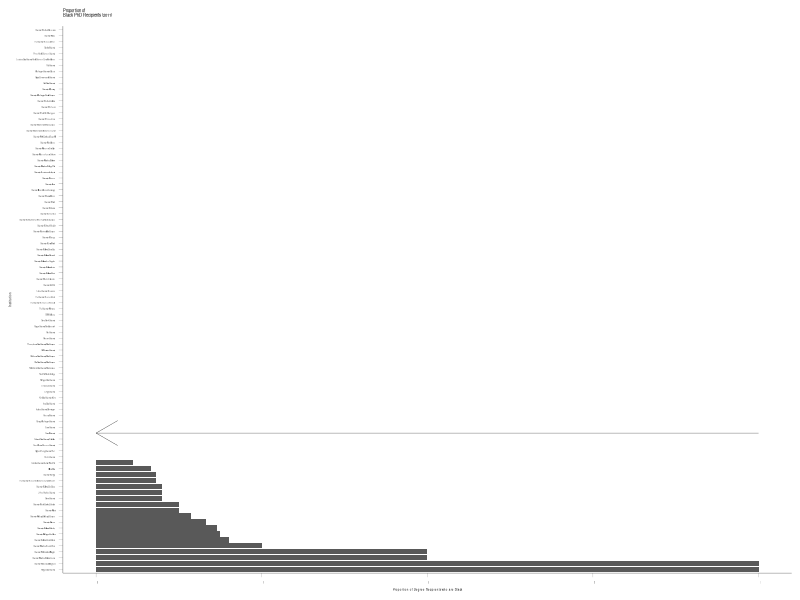
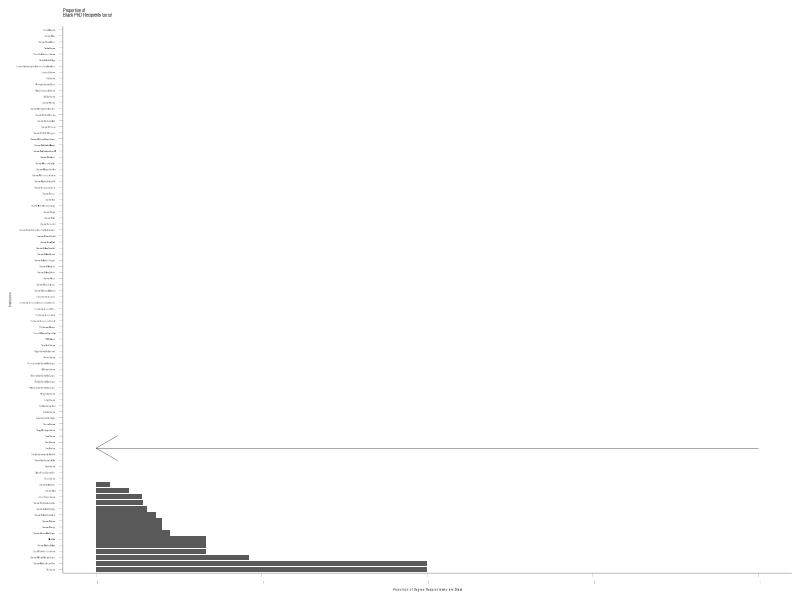
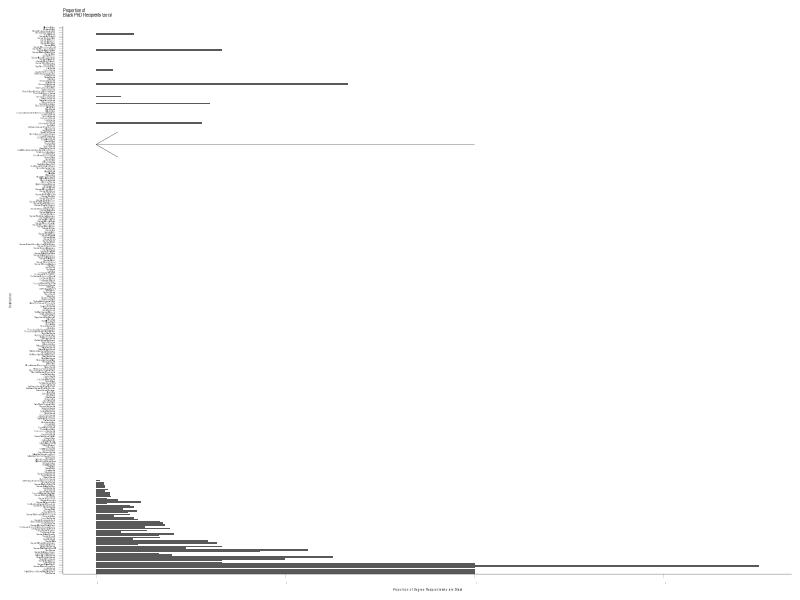
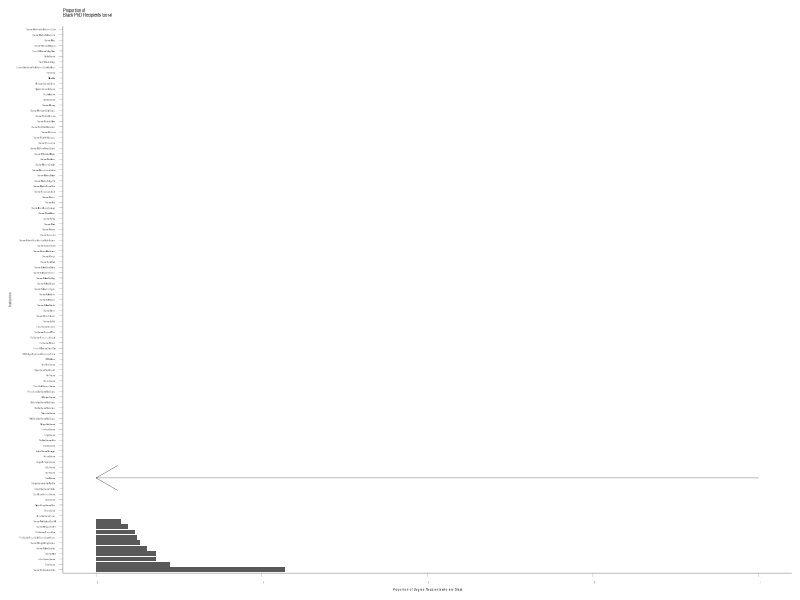
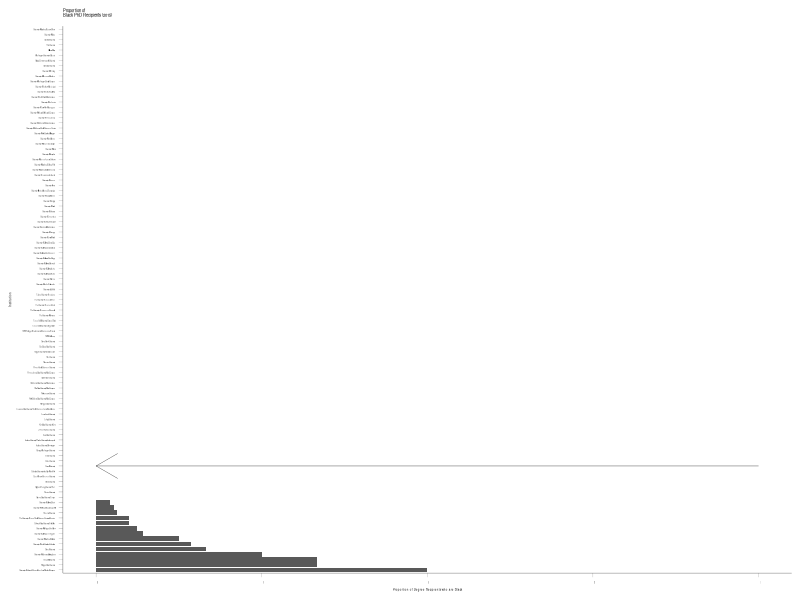
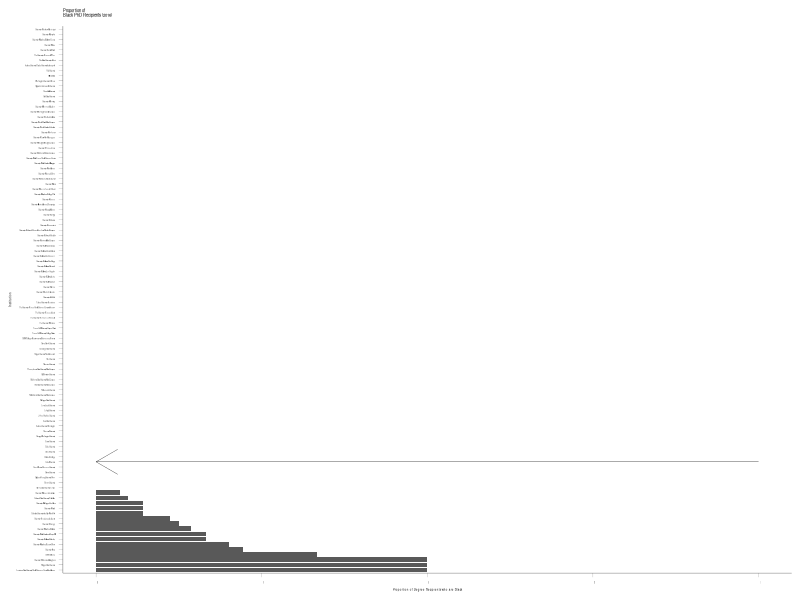
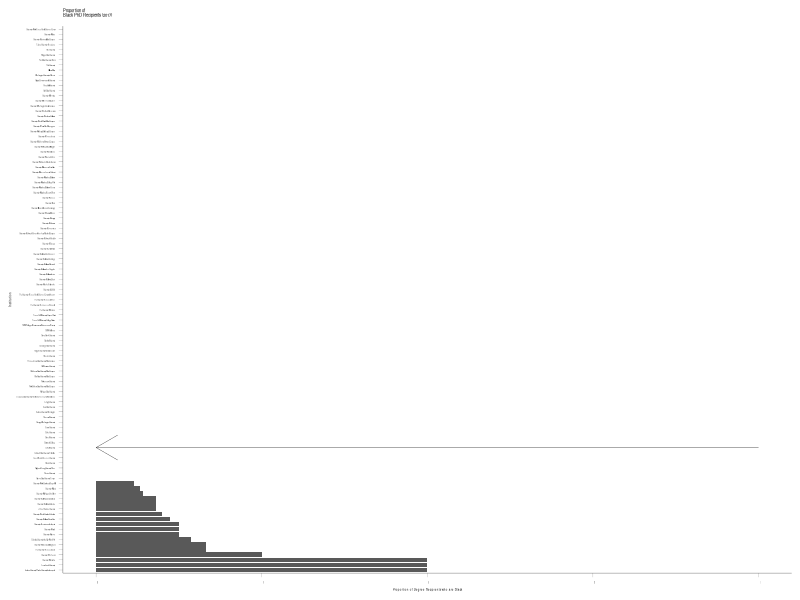
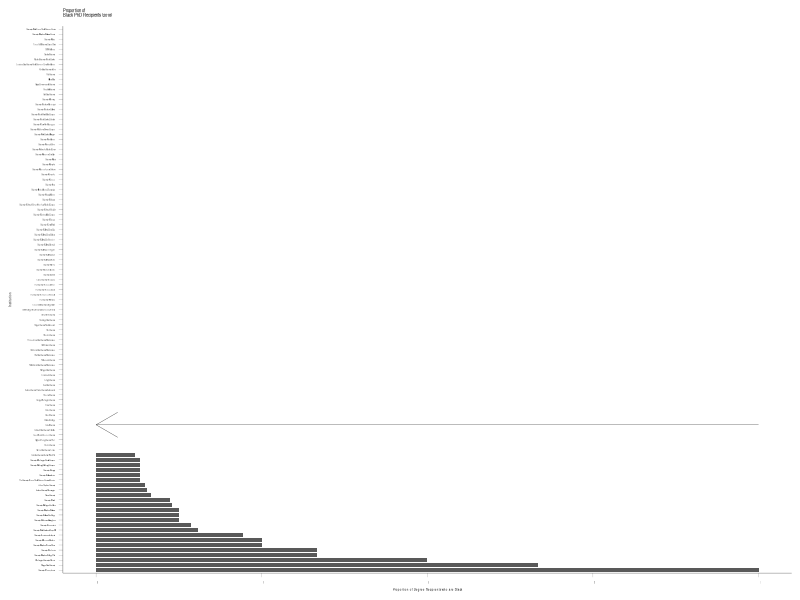

These figures' R source, in order:
# Load packages:
library(plyr)
library(tidyverse)
library(scales)
library(ggpubr)
theme_set(theme_pubr())

# Read completion data files:
IPEDS2017 <- read_csv("./IPEDSData/phd/CSV_1192020-936.csv")
IPEDS2016 <- read_csv("./IPEDSData/phd/CSV_1192020-687.csv")
IPEDS2019 <- read_csv("./IPEDSData/phd/CSV_1192020-519.csv")
IPEDS2018 <- read_csv("./IPEDSData/phd/CSV_1192020-366.csv")
IPEDS2015 <- read_csv("./IPEDSData/phd/CSV_1192020-194.csv")
IPEDS2014 <- read_csv("./IPEDSData/phd/CSV_1192020-505.csv")
IPEDS2013 <- read_csv("./IPEDSData/phd/CSV_1192020-591.csv")
IPEDS2012 <- read_csv("./IPEDSData/phd/CSV_1192020-351.csv")
IPEDS2011 <- read_csv("./IPEDSData/phd/CSV_1192020-245.csv")
IPEDS2010 <- read_csv("./IPEDSData/phd/CSV_1192020-162.csv")
IPEDS2009 <- read_csv("./IPEDSData/phd/CSV_1192020-649.csv")


# Process the completion data:
IPEDS2015 <- select(IPEDS2015, -c("unitid", "year", "C2015_A.First or Second Major", "C2015_A.CIP Code -  2010 Classification", "C2015_A.Award Level code", "CipTitle", "IDX_C"))
IPEDS2015$ProportionBlack <- IPEDS2015$"C2015_A_RV.Black or African American total" / IPEDS2015$"C2015_A_RV.Grand total"
IPEDS2015Long <- pivot_longer(IPEDS2015, cols = "C2015_A_RV.Grand total":"ProportionBlack")

IPEDS2016 <- select(IPEDS2016, -c("unitid", "year", "C2016_A.First or Second Major", "C2016_A.CIP Code -  2010 Classification", "C2016_A.Award Level code", "CipTitle", "IDX_C"))
IPEDS2016$ProportionBlack <- IPEDS2016$"C2016_A_RV.Black or African American total" / IPEDS2016$"C2016_A_RV.Grand total"
IPEDS2016Long <- pivot_longer(IPEDS2016, cols = "C2016_A_RV.Grand total":"ProportionBlack")

IPEDS2017 <- select(IPEDS2017, -c("unitid", "year", "C2017_A.First or Second Major", "C2017_A.CIP Code -  2010 Classification", "C2017_A.Award Level code", "CipTitle", "IDX_C"))
IPEDS2017$ProportionBlack <- IPEDS2017$"C2017_A_RV.Black or African American total" / IPEDS2017$"C2017_A_RV.Grand total"
IPEDS2017Long <- pivot_longer(IPEDS2017, cols = "C2017_A_RV.Grand total":"ProportionBlack")

IPEDS2018 <- select(IPEDS2018, -c("unitid", "year", "C2018_A.First or Second Major", "C2018_A.CIP Code -  2010 Classification", "C2018_A.Award Level code", "CipTitle", "IDX_C"))
IPEDS2018$ProportionBlack <- IPEDS2018$"C2018_A_RV.Black or African American total" / IPEDS2018$"C2018_A_RV.Grand total"
IPEDS2018Long <- pivot_longer(IPEDS2018, cols = "C2018_A_RV.Grand total":"ProportionBlack")

IPEDS2019 <- select(IPEDS2019, -c("unitid", "year", "C2019_A.First or Second Major", "C2019_A.CIP Code -  2010 Classification", "C2019_A.Award Level code", "CipTitle", "IDX_C"))
IPEDS2019$ProportionBlack <- IPEDS2019$"C2019_A.Black or African American total" / IPEDS2019$"C2019_A.Grand total"
IPEDS2019Long <- pivot_longer(IPEDS2019, cols = "C2019_A.Grand total":"ProportionBlack")

IPEDS2014 <- select(IPEDS2014, -c("unitid", "year", "C2014_A.First or Second Major", "C2014_A.CIP Code -  2010 Classification", "C2014_A.Award Level code", "CipTitle", "IDX_C"))
IPEDS2014$ProportionBlack <- IPEDS2014$"C2014_A_RV.Black or African American total" / IPEDS2014$"C2014_A_RV.Grand total"
IPEDS2014Long <- pivot_longer(IPEDS2014, cols = "C2014_A_RV.Grand total":"ProportionBlack")

IPEDS2013 <- select(IPEDS2013, -c("unitid", "year", "C2013_A.First or Second Major", "C2013_A.CIP Code -  2010 Classification", "C2013_A.Award Level code", "CipTitle", "IDX_C"))
IPEDS2013$ProportionBlack <- IPEDS2013$"C2013_A_RV.Black or African American total" / IPEDS2013$"C2013_A_RV.Grand total"
IPEDS2013Long <- pivot_longer(IPEDS2013, cols = "C2013_A_RV.Grand total":"ProportionBlack")

IPEDS2012 <- select(IPEDS2012, -c("unitid", "year", "C2012_A.First or Second Major", "C2012_A.CIP Code -  2010 Classification", "C2012_A.Award Level code", "CipTitle", "IDX_C"))
IPEDS2012$ProportionBlack <- IPEDS2012$"C2012_A_RV.Black or African American total" / IPEDS2012$"C2012_A_RV.Grand total"
IPEDS2012Long <- pivot_longer(IPEDS2012, cols = "C2012_A_RV.Grand total":"ProportionBlack")

IPEDS2011 <- select(IPEDS2011, -c("unitid", "year", "C2011_A.First or Second Major", "C2011_A.CIP Code -  2010 Classification", "C2011_A.Award Level code", "CipTitle", "IDX_C"))
IPEDS2011$ProportionBlack <- IPEDS2011$"C2011_A_RV.Black or African American total" / IPEDS2011$"C2011_A_RV.Grand total"
IPEDS2011Long <- pivot_longer(IPEDS2011, cols = "C2011_A_RV.Grand total":"ProportionBlack")

# Plot completion data:
BlackProportionPlotting <- function(data, plotname, title) {
  plotname <- ggplot(data = data) + 
    geom_col(mapping = aes(x = reorder(`institution name`, -ProportionBlack), y = ProportionBlack)) + 
    theme(axis.text.x = element_text(angle = 90), 
          axis.text = element_text(size = 1), 
          axis.title = element_text(size = 2), 
          axis.line = element_line(size = 0.1), 
          axis.ticks = element_line(size = 0.05), 
          plot.title = element_text(size = 3)) + 
    annotate("segment", 
             x = "Cornell University", 
             xend = "Cornell University", 
             y = 1, 
             yend = 0, 
             size = 0.1,  
             arrow = arrow()) + 
    labs(title = title, 
         x = "Institution", 
         y = "Proportion of Degree Recipients who are Black") +
    coord_flip()
  plot(plotname)
}

BPC2011 <- BlackProportionPlotting(IPEDS2011, "BPC2011", "Proportion of \nBlack PhD Recipients (2011)")
BPC2012 <- BlackProportionPlotting(IPEDS2012, "BPC2012", "Proportion of \nBlack PhD Recipients (2012)")
BPC2013 <- BlackProportionPlotting(IPEDS2013, "BPC2013", "Proportion of \nBlack PhD Recipients (2013)")
BPC2014 <- BlackProportionPlotting(IPEDS2014, "BPC2014", "Proportion of \nBlack PhD Recipients (2014)")
BPC2015 <- BlackProportionPlotting(IPEDS2015, "BPC2015", "Proportion of \nBlack PhD Recipients (2015)")
BPC2016 <- BlackProportionPlotting(IPEDS2016, "BPC2016", "Proportion of \nBlack PhD Recipients (2016)")
BPC2017 <- BlackProportionPlotting(IPEDS2017, "BPC2017", "Proportion of \nBlack PhD Recipients (2017)")
BPC2018 <- BlackProportionPlotting(IPEDS2018, "BPC2018", "Proportion of \nBlack PhD Recipients (2018)")
BPC2019 <- BlackProportionPlotting(IPEDS2019, "BPC2019", "Proportion of \nBlack PhD Recipients (2019)")

BPCCombined <- ggarrange(BPC2011, BPC2012, BPC2013, BPC2014, BPC2015, BPC2016, BPC2017, BPC2018, BPC2019, ncol = 3, nrow = 3)
plot(BPCCombined)
ggsave(filename = "BPCCombined.pdf", plot = last_plot(), device = "pdf")

# Do the same thing but with data for baccalaureate degrees:

# Read in data:
Undergrad2019 <- read_csv("./IPEDSData/undergrad/2019.csv")

# Process data:
Undergrad2019 <- select(Undergrad2019, -c("unitid", "year", "C2019_A.First or Second Major", "C2019_A.CIP Code -  2010 Classification", "C2019_A.Award Level code", "CipTitle", "IDX_C"))
Undergrad2019$ProportionBlack <- Undergrad2019$"C2019_A.Black or African American total" / Undergrad2019$"C2019_A.Grand total"
Undergrad2019Long <- pivot_longer(Undergrad2019, cols = "C2019_A.Grand total":"ProportionBlack")

# Plot the data:
Undergrad2019Plot <- BlackProportionPlotting(Undergrad2019, "U2019", "Proportion of Black \nBachelor's Degree Recipients (2019)")

ggsave(filename = "UndergradCombined.pdf", plot = last_plot(), device = "pdf")
